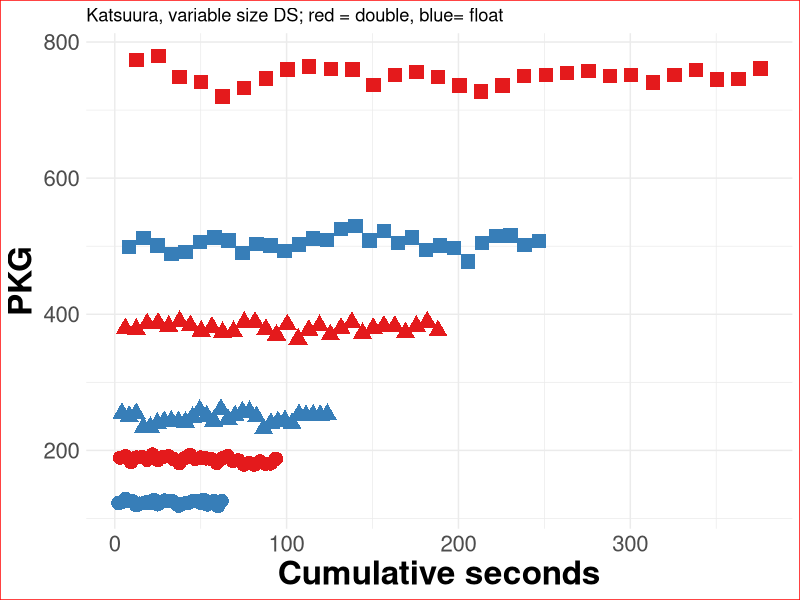
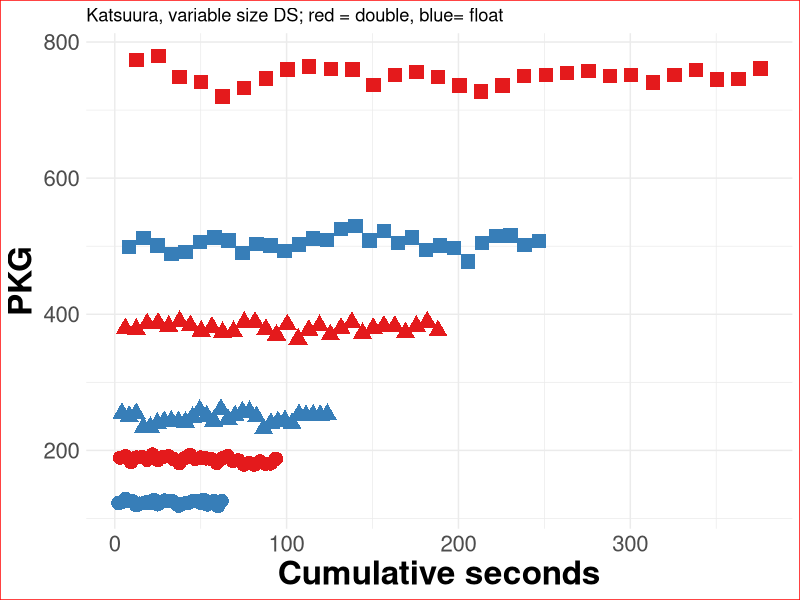

Generate these figures, in order, with R: (Note: this script raises an error after producing the figures.)
bbob.fixed <- read.csv("data/evostar25-bbob-fixed-12-Nov-08-20-03.csv")

bbob.fixed$watts <- bbob.fixed$PKG / bbob.fixed$seconds

library(dplyr)
bbob.fixed <- bbob.fixed %>%
  group_by(type, size, work) %>%
  mutate(order = row_number()) %>%
  ungroup()

# Per type, size, work make a cumulative sum of the seconds passed and put it in a third column
bbob.fixed <- bbob.fixed %>%
  group_by(type, size, work) %>%
  mutate(cumulative_seconds = cumsum(seconds)) %>%
  ungroup()

bbob.variable <- read.csv("data/variable-evostar25-bbob-10-Nov-19-10-32.csv")
bbob.variable$watts <- bbob.variable$PKG / bbob.variable$seconds
bbob.variable$size <- as.factor(bbob.variable$size)
bbob.variable <- bbob.variable %>%
  group_by(type, size, work) %>%
  mutate(order = row_number()) %>%
  ungroup()

bbob.variable <- bbob.variable %>%
  group_by(type, size, work) %>%
  mutate(cumulative_seconds = cumsum(seconds)) %>%
  ungroup()

bbob.variable <- bbob.variable %>%
  group_by(type, size, work) %>%
  mutate(watts_75 = quantile(watts, 0.75)) %>%
  ungroup()

bbob.variable <- bbob.variable %>%
  group_by(type, size, work) %>%
  mutate(PKG_75 = quantile(PKG, 0.75)) %>%
  ungroup()

bbob.variable$size <- as.factor(bbob.variable$size)
library(ggplot2)
# Increase point and font size and make background white
#
ggplot(bbob.variable[ bbob.variable$work == "katsuura",], aes(x=cumulative_seconds, y=PKG,shape=size)) +
  geom_point( aes(color=type, size=2)) + scale_color_brewer(palette="Set1") +
  labs(title="Katsuura, variable size DS; red = double, blue= float", y="PKG", x="Cumulative seconds") +theme_minimal()+
  theme(plot.background = element_rect(fill = 'white', colour = 'red'),
        legend.position="none",
        axis.text=element_text(size=16),
        axis.title=element_text(size=24, face="bold"))

ggsave("img/bbob-katsuura-variable.png", width=16, height=8, dpi=300)

# ggplot(bbob.variable[ bbob.variable$work == "schaffers",], aes(x=cumulative_seconds, y=PKG,shape=size, group=type,color=type)) +
  geom_point( aes(color=type)) + scale_color_brewer(palette="Set1") +
  labs(title="Schaffer's", y="PKG", x="Cumulative seconds")+theme(legend.position="none")+theme_minimal()
ggsave("img/bbob-schaffers-variable.png", width=16, height=8, dpi=300)

ggplot(bbob.variable[ bbob.variable$work == "bent_cigar",], aes(x=cumulative_seconds, y=PKG,shape=size, group=type,color=type)) +
  geom_point( aes(color=type)) + scale_color_brewer(palette="Set1") +
  labs(title="Bent cigar", y="PKG", x="Cumulative seconds")+theme(legend.position="none")+theme_minimal()
ggsave("img/bbob-bent-cigar-variable.png", width=16, height=8, dpi=300)

bbob.fixed$size <- as.factor(bbob.fixed$size)

ggplot(bbob.fixed[ bbob.fixed$work == "katsuura",], aes(x=cumulative_seconds, y=PKG,shape=size)) +
  geom_point( aes(color=type, size=2)) + scale_color_brewer(palette="Set1") +
  labs(title="Katsuura, fixed size DS; red = double, blue= float", y="PKG", x="Cumulative seconds")+theme_minimal()+
  theme(plot.background = element_rect(fill = 'white', colour = 'red'),
        legend.position="none",
        axis.text=element_text(size=16),
        axis.title=element_text(size=24, face="bold"))

ggsave("img/bbob-katsuura-fixed.png", width=16, height=8, dpi=300)

ggplot(bbob.fixed[ bbob.fixed$work == "schaffers",], aes(x=cumulative_seconds, y=PKG,shape=size, group=type,color=type)) +
  geom_point( aes(color=type)) + scale_color_brewer(palette="Set1") +
  labs(title="Schaffer's", y="PKG", x="Cumulative seconds")+theme(legend.position="none")+theme_minimal()
ggsave("img/bbob-schaffers-fixed.png", width=16, height=8, dpi=300)

ggplot(bbob.fixed[ bbob.fixed$work == "bent_cigar",], aes(x=cumulative_seconds, y=PKG,shape=size, group=type,color=type)) +
  geom_point( aes(color=type)) + scale_color_brewer(palette="Set1") +
  labs(title="Bent cigar", y="PKG", x="Cumulative seconds")+theme(legend.position="none")+theme_minimal()
ggsave("img/bbob-bent-cigar-fixed.png", width=16, height=8, dpi=300)

bbob.variable <- bbob.variable %>%
  group_by(type, size, work) %>%
  mutate(watts_75 = quantile(watts, 0.75)) %>%
  ungroup()

bbob.variable <- bbob.variable %>%
  group_by(type, size, work) %>%
  mutate(PKG_75 = quantile(PKG, 0.75)) %>%
  ungroup()

ggplot(bbob.variable[ bbob.variable$work == "katsuura",], aes(x=cumulative_seconds, y=watts,shape=size)) +
  geom_point( aes(color=type,size=2)) + scale_color_brewer(palette="Set1") +
  labs(title="Katsuura variable-size DS, power, lines at percentile 75", y="Power (watts)", x="Cumulative seconds") + geom_segment(data=bbob.variable[bbob.variable$work == "katsuura",],aes(x=0, xend=max(cumulative_seconds), y=watts_75, color=type,linetype=size))+theme_minimal()+
  theme(plot.background = element_rect(fill = 'white', colour = 'red'),
        legend.position="none",
        axis.text=element_text(size=16),
        axis.title=element_text(size=24, face="bold"))

ggsave("img/bbob-katsuura-variable-watts.png", width=16, height=8, dpi=300)

ggplot(bbob.variable[ bbob.variable$work == "schaffers",], aes(x=cumulative_seconds, y=watts,shape=size, group=type,color=type)) +
  geom_point( aes(color=type)) + scale_color_brewer(palette="Set1") +
  labs(title="Schaffer's", y="Power (watts)", x="Cumulative seconds")+theme(legend.position="none")+ geom_segment(data=bbob.variable[bbob.variable$work == "schaffers",],aes(x=0, xend=max(cumulative_seconds), y=watts_75, color=type,linetype=size))+ theme_minimal()
ggsave("img/bbob-schaffers-variable-watts.png", width=16, height=8, dpi=300)

ggplot(bbob.variable[ bbob.variable$work == "bent_cigar",], aes(x=cumulative_seconds, y=watts,shape=size, group=type,color=type)) +
  geom_point( aes(color=type)) + scale_color_brewer(palette="Set1") +
  labs(title="Bent cigar", y="Power (watts)", x="Cumulative seconds")+theme(legend.position="none")+ geom_segment(data=bbob.variable[bbob.variable$work == "bent_cigar",],aes(x=0, xend=max(cumulative_seconds), y=watts_75, color=type,linetype=size))+ theme_minimal()
ggsave("img/bbob-bent-cigar-variable-watts.png", width=16, height=8, dpi=300)

bbob.fixed <- bbob.fixed %>%
  group_by(type, size, work) %>%
  mutate(watts_75 = quantile(watts, 0.75)) %>%
  ungroup()

bbob.fixed <- bbob.fixed %>%
  group_by(type, size, work) %>%
  mutate(PKG_75 = quantile(PKG, 0.75)) %>%
  ungroup()

ggplot(bbob.fixed[ bbob.fixed$work == "katsuura",], aes(x=cumulative_seconds, y=watts,shape=size)) +
  geom_point( aes(color=type)) + scale_color_brewer(palette="Set1") +
  labs(title="Katsuura, fixed size DS", y="Power (watts)", x="Cumulative seconds")+theme(legend.position="none")+ geom_segment(data=bbob.fixed[bbob.fixed$work == "katsuura",],aes(x=0, xend=max(cumulative_seconds), y=watts_75, color=type,linetype=size))+ theme_minimal()+
  theme(plot.background = element_rect(fill = 'white', colour = 'red'),
        legend.position="none",
        axis.text=element_text(size=16),
        axis.title=element_text(size=24, face="bold"))
ggsave("img/bbob-katsuura-fixed-watts.png", width=16, height=8, dpi=300)

ggplot(bbob.fixed[ bbob.fixed$work == "schaffers",], aes(x=cumulative_seconds, y=watts,shape=size, group=type,color=type)) +
  geom_point( aes(color=type)) + scale_color_brewer(palette="Set1") +
  labs(title="Schaffer's", y="Power (watts)", x="Cumulative seconds")+theme(legend.position="none")+ geom_segment(data=bbob.fixed[bbob.fixed$work == "schaffers",],aes(x=0, xend=max(cumulative_seconds), y=watts_75, color=type,linetype=size))+theme_minimal()
ggsave("img/bbob-schaffers-fixed-watts.png", width=16, height=8, dpi=300)

ggplot(bbob.fixed[ bbob.fixed$work == "bent_cigar",], aes(x=cumulative_seconds, y=watts,shape=size, group=type,color=type)) +
  geom_point( aes(color=type)) + scale_color_brewer(palette="Set1") +
  labs(title="Bent cigar", y="Power (watts)", x="Cumulative seconds")+theme(legend.position="none")+ geom_segment(data=bbob.fixed[bbob.fixed$work == "bent_cigar",],aes(x=0, xend=max(cumulative_seconds), y=watts_75, color=type,linetype=size))+theme_minimal()
ggsave("img/bbob-bent-cigar-fixed-watts.png", width=16, height=8, dpi=300)

ggplot(bbob.variable[bbob.variable$work =="different_powers" | bbob.variable$work =="bent_cigar" | bbob.variable$work == "rosenbrock" | bbob.variable$work=="rastrigin",], aes(x=seconds,y=watts, shape=type,color=size)) +
  geom_point( aes(color=work)) + scale_color_brewer(palette="Set1") +
  labs( y="Watts", x="Seconds") +
  theme(axis.text.x = element_text(angle = 45, hjust = 1))+scale_x_log10()+theme_minimal()
ggsave("img/bbob-variable-watts.png", width=8, height=4, dpi=300)
